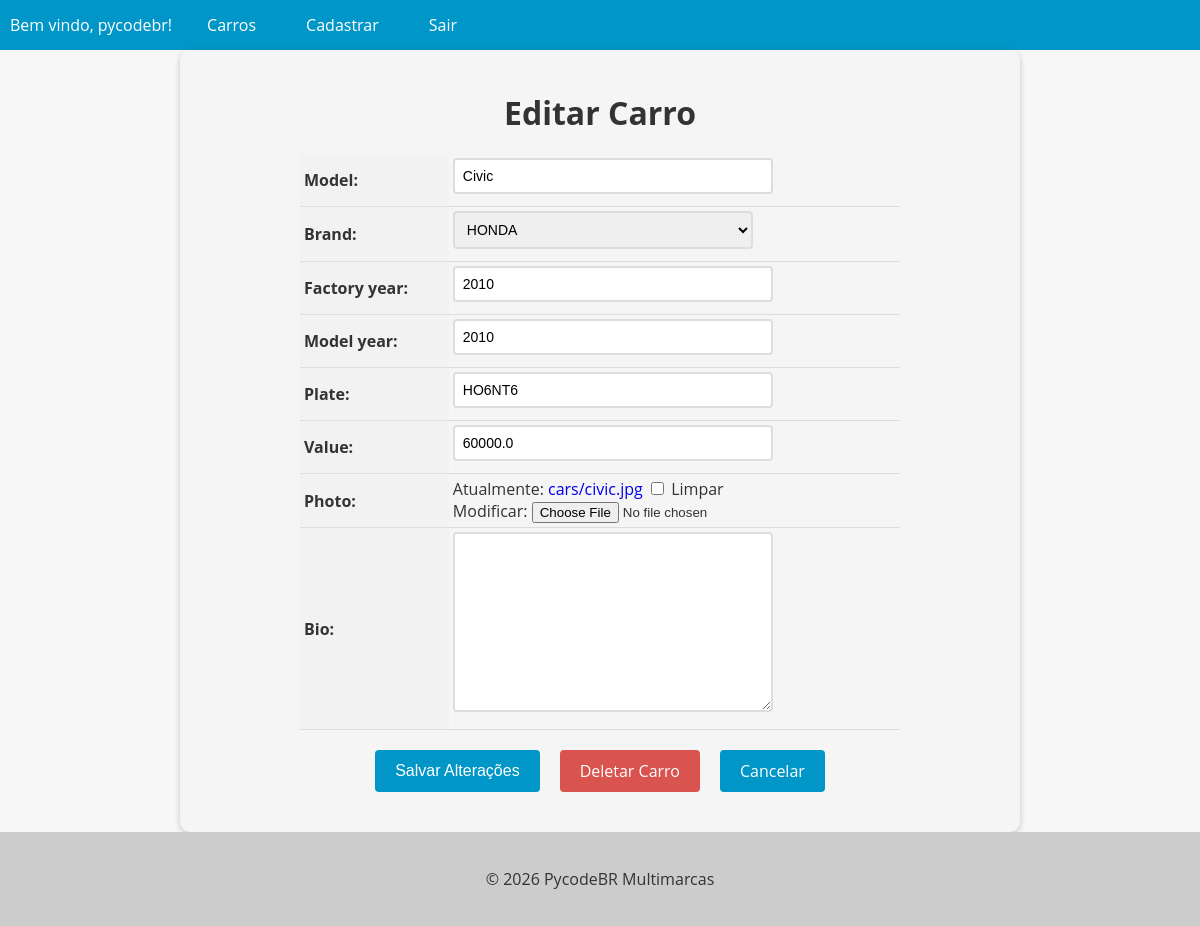
Screenshot of /cars/2/update/ (signed in) with the database file from the repository.
### cars/models.py (models this page shows, shortened)
class Car(models.Model):
    id = models.AutoField(primary_key=True)
    model = models.CharField(max_length=200)
    brand = models.ForeignKey(Brand, on_delete=models.PROTECT, related_name='car_brand')
    factory_year = models.IntegerField(blank=True, null=True)
    model_year = models.IntegerField(blank=True, null=True)
    plate = models.CharField(max_length=10, blank=True, null=True)
    value = models.FloatField(blank=True, null=True)
    photo = models.ImageField(upload_to='cars/', blank=True, null=True)
    bio = models.TextField(blank=True, null=True)

class Brand(models.Model):
    id = models.AutoField(primary_key=True)
    name = models.CharField(max_length=200)
    def __str__(self):
        return self.name

### cars/views.py (the view, shortened to what this page needs)
# urls.py: path('cars/<int:pk>/update/', CarUpdateView.as_view(), name='car_update'),
@method_decorator(login_required(login_url='login'), name='dispatch')
class CarUpdateView(UpdateView):
    model = Car
    form_class = CarModelForm
    template_name = 'car_update.html'
    success_url = '/cars/'

### cars/forms.py
class CarModelForm(forms.ModelForm):
    class Meta:
        model = Car
        fields = '__all__'

### cars/templates/car_update.html (shortened to what this page needs)
{% extends "base.html" %}
{% block content %}
  <form method="post" enctype="multipart/form-data">
    <h1>Editar Carro</h1>
    <table>
      {{ form.as_table }}
    </table>
    <div>
      <div class="buttons-container">
        <input type="submit" value="Salvar Alterações" class="btn btn-primary">
        <a href="{% url 'car_delete' pk=object.pk %}" class="btn btn-danger">Deletar Carro</a>
        <a href="{% url 'cars_list' %}" class="btn btn-secondary">Cancelar</a>
      </div>
    </div>
  </form>
{% endblock %}

### app/templates/base.html (shortened to what this page needs)
<!DOCTYPE html>
<html lang="en">
<head>
</head>
<body>
  <header>
    <nav>
      <ul>
        {% if user.is_authenticated %}
        <li> Bem vindo, {{ user.username }}!</li>
        <li><a href="{% url 'cars_list' %}">Carros</a></li>
        <li><a href="{% url 'new_car' %}">Cadastrar</a></li>
        {% endif %}
        {%if user.is_authenticated %}
          <li><a href="{% url 'logout' %}">Sair</a></li>
        {% endif %}
      </ul>
    </nav>
  </header>
  <main>
    {% block content %}
    {% endblock %}
  </main>
  <footer>
    <p>&copy; 2026 PycodeBR Multimarcas</p>
  </footer>
</body>
</html>

### app/templates/base.html (style rules this page uses)
body { font-family: 'Open Sans', sans-serif; background-color: #f7f7f7; color: #333; margin: 0; padding: 0; }
header { background-color: #0096c7; color: #fff; text-align: center; }
footer { background-color: #ccc; color: #333; padding: 20px; text-align: center; }
nav { background-color: #0096c7; color: #fff; height: 50px; display: flex; justify-content: space-between; align-items: center; }
nav ul { list-style: none; margin: 0; padding: 0; display: flex; }
nav ul li { margin: 0 10px; }
nav ul li a { color: #fff; text-decoration: none; font-size: 16px; padding: 15px; transition: all 0.3s ease; }

### cars/templates/car_update.html (style rules this page uses)
form { max-width: 800px; margin: 0 auto; padding: 20px; background-color: #f5f5f5; border-radius: 10px; box-shadow: 0 2px 6px rgba(0, 0, 0, 0.2); }
form h1 { font-size: 2rem; margin-bottom: 20px; text-align: center; }
table { margin: 0 auto; border-collapse: collapse; width: 100%; max-width: 600px; }
th, td { padding: 4px; text-align: left; border-bottom: 1px solid #ddd; }
th { background-color: #f2f2f2; }
input[type="text"], input[type="number"], select, textarea { padding: 8px; font-size: 14px; border: 2px solid #ddd; border-radius: 4px; width: 100%; max-width: 300px; margin-bottom: 8px; transition: border-bottom-color 0.3s ease-in-out; }
.btn { background-color: #0096c7; color: #fff; border: none; padding: 10px 20px; font-size: 16px; border-radius: 4px; cursor: pointer; transition: background-color 0.3s ease-in-out; }
.buttons-container { display: flex; justify-content: center; margin-top: 20px; margin-bottom: 20px; }
.btn { display: inline-block; background-color: #0096c7; color: #fff; border: none; padding: 10px 20px; font-size: 16px; border-radius: 4px; cursor: pointer; transition: background-color 0.3s ease-in-out; margin: 0 10px; }
.btn-danger { background-color: #d9534f; text-decoration: none !important; }
a { text-decoration: none !important; }

### rows the page displays
Car: model "Civic", brand "HONDA", factory_year "2010", model_year "2010", plate "HO6NT6", value "60000.0"

### other values shown
{{ user.username }} "pycodebr"
